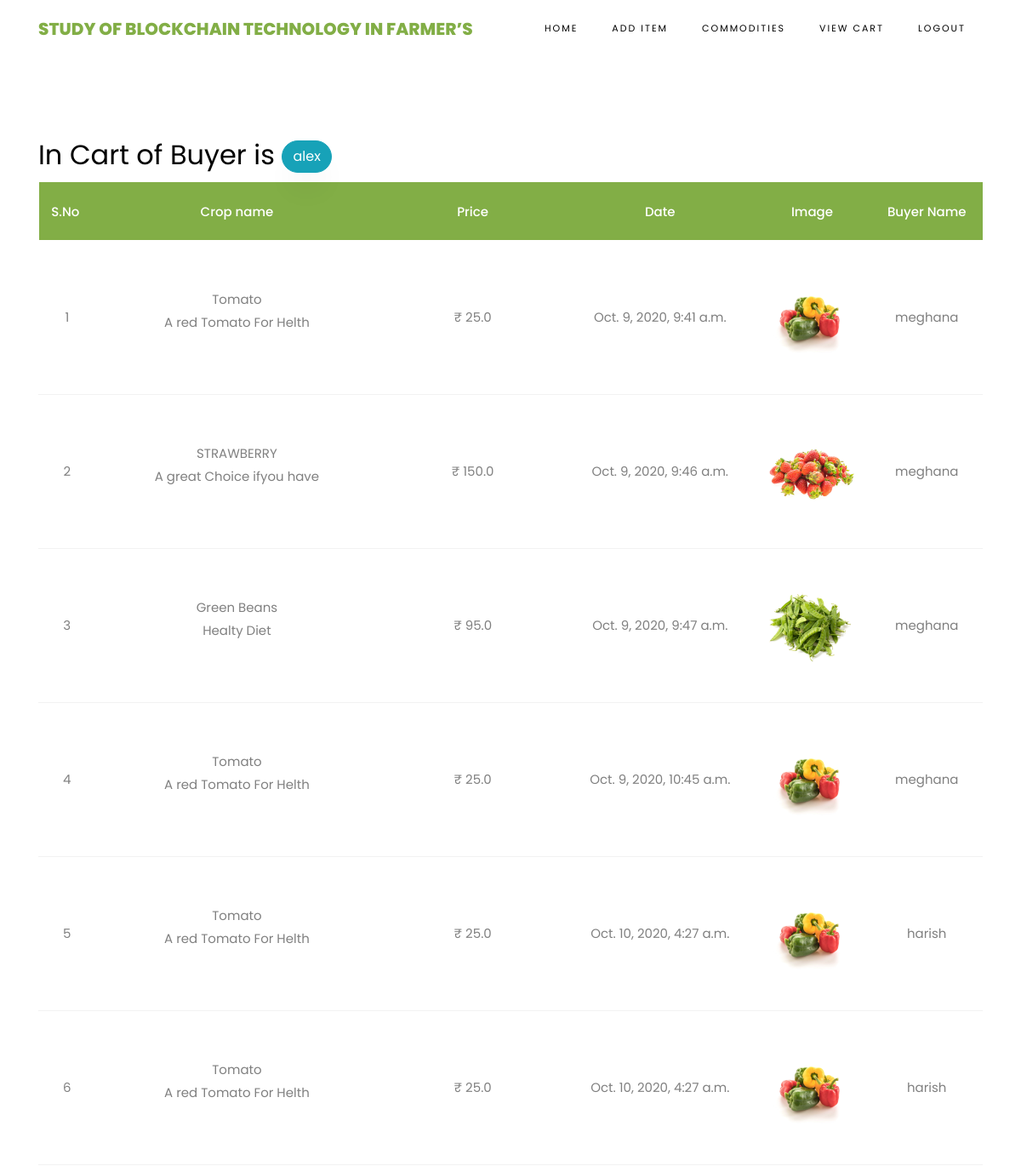
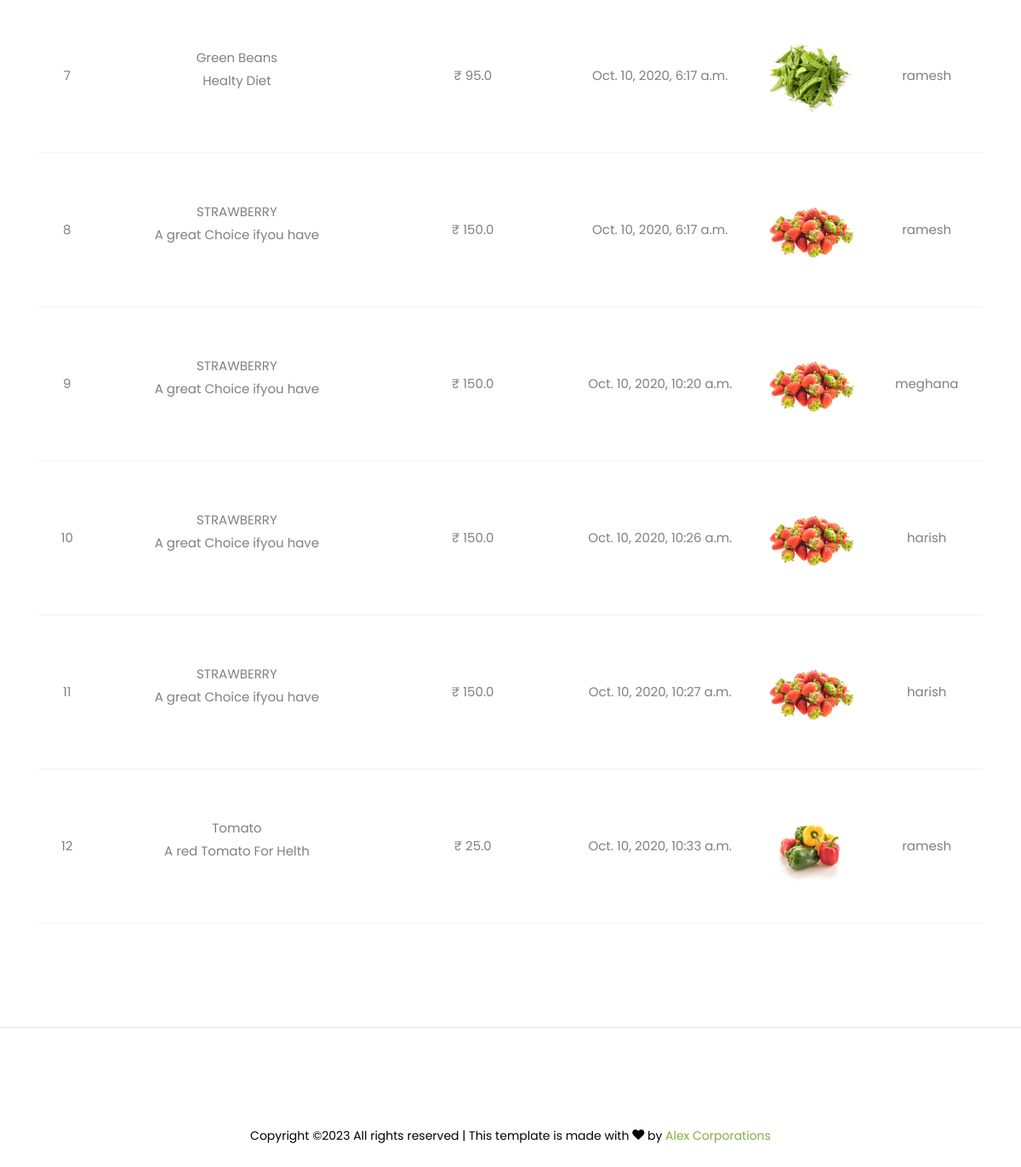
The app's page /SellerViewCarts/ (signed in) with its own data (2 pictures, top to bottom).
### buyers/models.py (models this page shows, shortened)
class BuyerCropCartModels(models.Model):
    buyerusername = models.CharField(max_length=100)
    buyeruseremail = models.CharField(max_length=100)
    sellername = models.CharField(max_length=100)
    cropname = models.CharField(max_length=100)
    description = models.CharField(max_length=100000)
    price = models.FloatField()
    file = models.FileField(upload_to='files/')
    cdate = models.DateTimeField(auto_now_add=True)
    status = models.CharField(max_length=50)
    class Meta:
        db_table = "BuyerCartTable"

### sellers/views.py (the view)
# urls.py: path("SellerViewCarts/", seller.SellerViewCarts, name="SellerViewCarts"),
def SellerViewCarts(request):
    sellername = request.session['loginid']
    data = BuyerCropCartModels.objects.filter(sellername=sellername)
    return render(request,'sellers/SellersViewCart.html',{'data':data})

### assets/templates/sellers/SellersViewCart.html
{%extends 'sellers/sellerbase.html'%}
{%load static%}
{%block contents%}
<section class="ftco-section ftco-cart">
			<div class="container">
				<div class="row">
    			<div class="col-md-12 ftco-animate">
                    <h2>In Cart of Buyer is <span class="btn btn-info"> {{request.session.loginid}}</span></h2>
    				<div class="cart-list">
	    				<table class="table">
						    <thead class="thead-primary">
						      <tr class="text-center">
						        <th>S.No&nbsp;</th>
						        <th>Crop name</th>
						        <th>Price</th>
						        <th>Date</th>
						        <th>Image</th>
                                <th>Buyer Name</th>
						      </tr>
						    </thead>
						    <tbody>
                             {% for i in data %}
                          <tr class="text-center">
                        <td>{{forloop.counter}}</td>
                        <td class="product-name">{{i.cropname}} <p>{{i.description}}</p></td>
                        <td class="quantity">&#x20B9; {{i.price}}</td>
                        <td>{{i.cdate}}</td>
                        <td class="image-prod"><div class="img" style="background-image:url({{i.file}});"></div></td>
                        <td>{{i.buyerusername}}</td>
                    </tr>
                    {% endfor %}
						    </tbody>
						  </table>
					  </div>
    			</div>
    		</div>
			</div>
		</section>
{%endblock%}

### records on screen
BuyerCropCartModels: cropname "Tomato", description "A red Tomato For Helth", price "25.0", cdate "Oct. 9, 2020, 9:41 a.m.", file (picture), buyerusername "meghana"
BuyerCropCartModels: cropname "STRAWBERRY", description "A great Choice ifyou have", price "150.0", cdate "Oct. 9, 2020, 9:46 a.m.", file (picture), buyerusername "meghana"
BuyerCropCartModels: cropname "Green Beans", description "Healty Diet", price "95.0", cdate "Oct. 9, 2020, 9:47 a.m.", file (picture), buyerusername "meghana"
BuyerCropCartModels: cropname "Tomato", description "A red Tomato For Helth", price "25.0", cdate "Oct. 9, 2020, 10:45 a.m.", file (picture), buyerusername "meghana"
BuyerCropCartModels: cropname "Tomato", description "A red Tomato For Helth", price "25.0", cdate "Oct. 10, 2020, 4:27 a.m.", file (picture), buyerusername "harish"
BuyerCropCartModels: cropname "Tomato", description "A red Tomato For Helth", price "25.0", cdate "Oct. 10, 2020, 4:27 a.m.", file (picture), buyerusername "harish"
BuyerCropCartModels: cropname "Green Beans", description "Healty Diet", price "95.0", cdate "Oct. 10, 2020, 6:17 a.m.", file (picture), buyerusername "ramesh"
BuyerCropCartModels: cropname "STRAWBERRY", description "A great Choice ifyou have", price "150.0", cdate "Oct. 10, 2020, 6:17 a.m.", file (picture), buyerusername "ramesh"
BuyerCropCartModels: cropname "STRAWBERRY", description "A great Choice ifyou have", price "150.0", cdate "Oct. 10, 2020, 10:20 a.m.", file (picture), buyerusername "meghana"
BuyerCropCartModels: cropname "STRAWBERRY", description "A great Choice ifyou have", price "150.0", cdate "Oct. 10, 2020, 10:26 a.m.", file (picture), buyerusername "harish"
BuyerCropCartModels: cropname "STRAWBERRY", description "A great Choice ifyou have", price "150.0", cdate "Oct. 10, 2020, 10:27 a.m.", file (picture), buyerusername "harish"
BuyerCropCartModels: cropname "Tomato", description "A red Tomato For Helth", price "25.0", cdate "Oct. 10, 2020, 10:33 a.m.", file (picture), buyerusername "ramesh"

### other values on screen
{{ request.session.loginid }} "alex"
